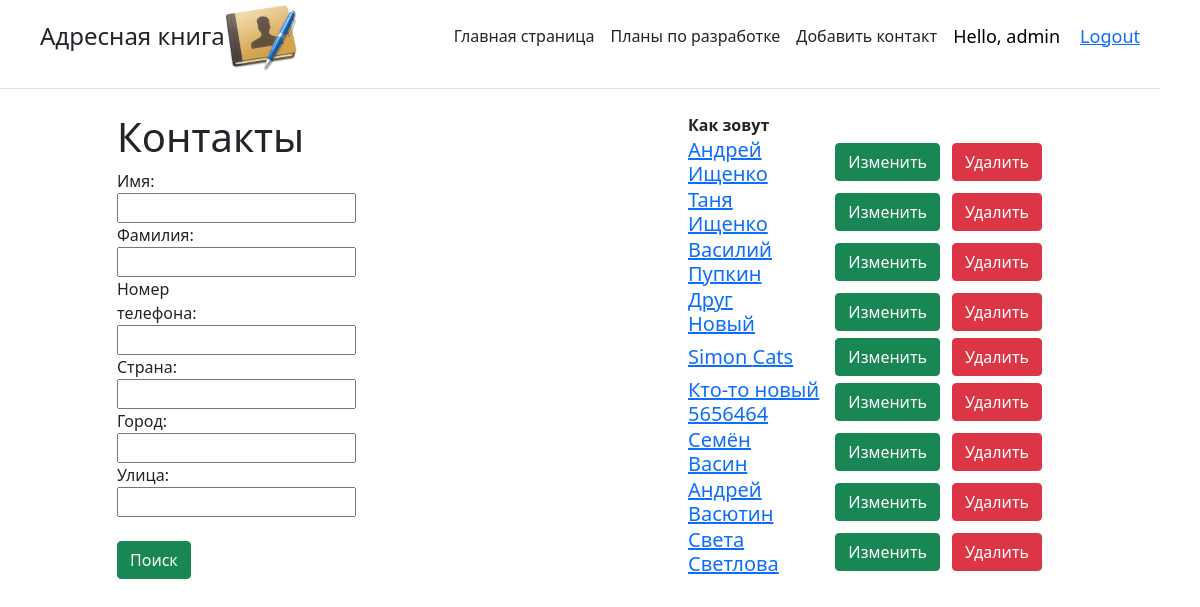
The app's page / (signed in), older data.
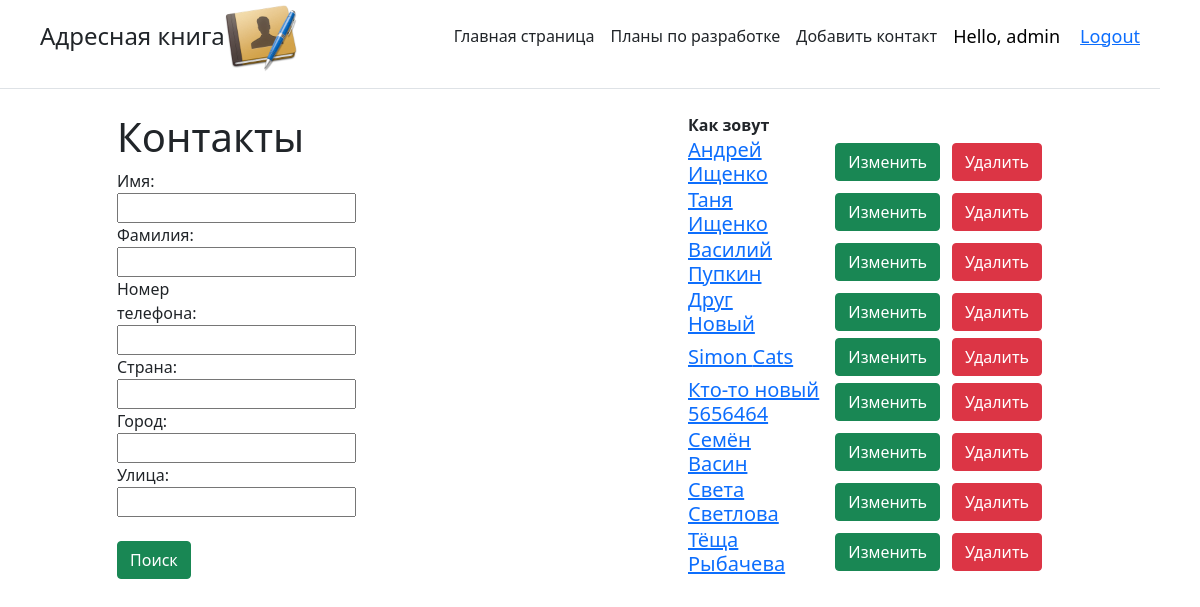
The same page, newer data.
### main/models.py (models this page shows, shortened)
class Task(models.Model):
    name_task = models.CharField('Имя', max_length=50)
    surname = models.CharField('Фамилия', max_length=50)
    phone_num = models.CharField('Номер телефона', max_length=50)
    country = models.CharField('Страна', max_length= 50)
    city = models.CharField('Город', max_length=50)
    street = models.CharField('Улица', max_length=50)
    created_time = models.DateTimeField(auto_now_add=True)
    account_pic = models.ImageField(null=True, blank=True)
    class Meta:
        verbose_name = 'Контакт'
        verbose_name_plural = 'Контакты'
        unique_together = 'name_task', 'surname'

### main/views.py (the view)
# urls.py: path('', views.index, name = 'home'),
@login_required(login_url='login')
def index(request):
    tasks = Task.objects.all()
    myFilter = NameFilter(request.GET, queryset=tasks)
    tasks = myFilter.qs
    return render(request,'main/index.html', {'title':'Главная страница сайта', 'tasks': tasks, 'myFilter':myFilter})

### main/templates/main/index.html (shortened to what this page needs)
{% extends 'main/base.html'%}
{% block content %}
<div class="row">
    <div class="col-5 offset-1">
        <h1> Контакты</h1>
            <form class="col-2" method="get">
                {{myFilter.form}}<br>
               <br> <button class="btn btn-success" type="submit">
                    Поиск</button>
            </form>
    </div>
    <div class="col-4 offset-1">
        <table>
            <tbody>
                {% if user == request.user %}
                    {%if tasks%}
                    <thead>
                        <tr>
                            <th>Как зовут</th>
                        </tr>
                    </thead>
                        {% for element in tasks%}
                        <tr >
                            <td><a class="h5" style="margin-right: 40px" href="{%url 'project' element.id%}">{{element.name_task}} {{element.surname}}</a><br>
                            </td>
                            <td><a style="margin-right: 10px" class="btn btn-success" href="{% url 'update' element.id%}">Изменить</a></td>
                            <td><a class="btn btn-danger" href="{% url 'delete' element.id%}" >Удалить</a></td>
                        </tr>
                        {%endfor%}
                    {%else%}
                    <p>Нет записей соответстующих фильтру</p>
                    {%endif%}
                {%endif%}
            </tbody>
        </table>
    </div>
</div>
{%endblock%}

### main/templates/main/base.html (shortened to what this page needs)
{% load static %}
<html lang="en">
<head>
    <link rel ="stylesheet" href="https://cdn.jsdelivr.net/npm/bootstrap@5.1.0/dist/css/bootstrap.min.css">
</head>
<body style="margin-right: 40px">
    <div class="d-flex flex-column flex-md-row align-items-center pb-3 mb-4 border-bottom">
      <a href="/" class="d-flex align-items-center text-dark text-decoration-none">
               <span style="margin-left: 40px"  class="fs-4">Адресная книга</span>
      </a>
        <img src="{% static 'images/logo.png' %}">
      <nav class="d-inline-flex mt-2 mt-md-0 ms-md-auto">
        <a class="me-3 py-2 text-dark text-decoration-none" href="{% url 'home' %}">Главная страница</a>
        <a class="me-3 py-2 text-dark text-decoration-none" href="{% url 'about' %}">Планы по разработке</a>
          <a class="me-3 py-2 text-dark text-decoration-none" href="{% url 'create' %}">Добавить контакт</a>
      </nav>
        <span class="hello-msg">Hello, {{request.user}}</span>
        <span class="hello-msg" ><a href="{%url 'logout' %}">Logout</a></span>
    </div>
    <div class = "container">
        {% block content %}{%endblock%}
    </div>
</body>
</html>

### main/templates/main/base.html (style rules this page uses)
.hello-msg { font-size:18px; color:#000000; margin-right: 20px }

Row changes from the older to the newer data that the page shows:
removed Task: name_task "Андрей", surname "Васютин"
added Task: name_task "Тёща", surname "Рыбачева"
